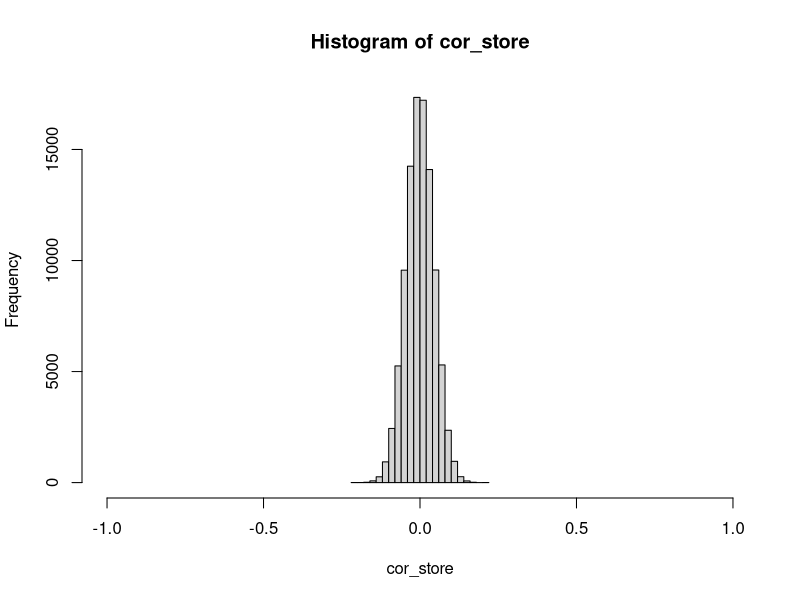
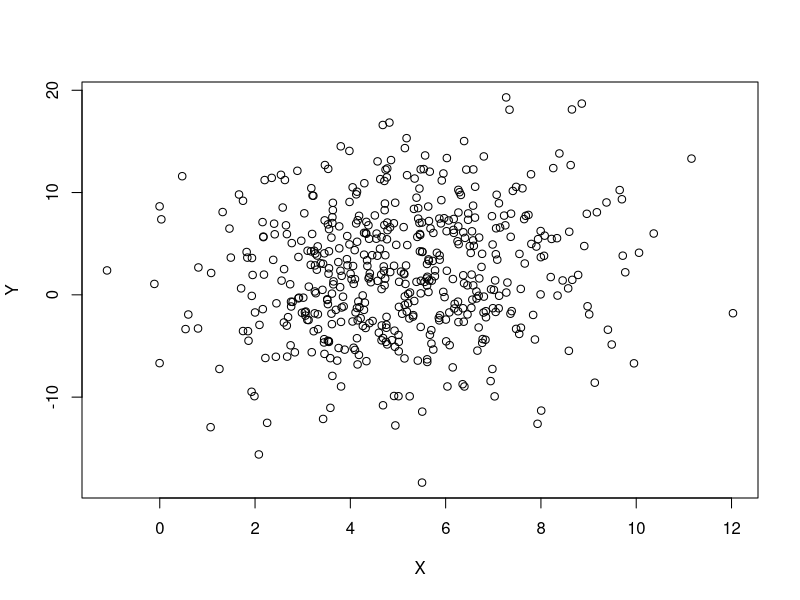
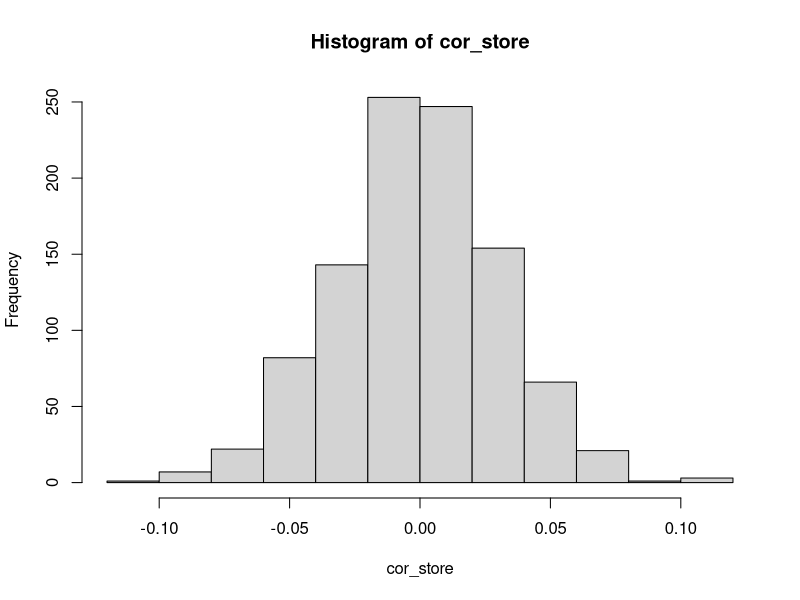
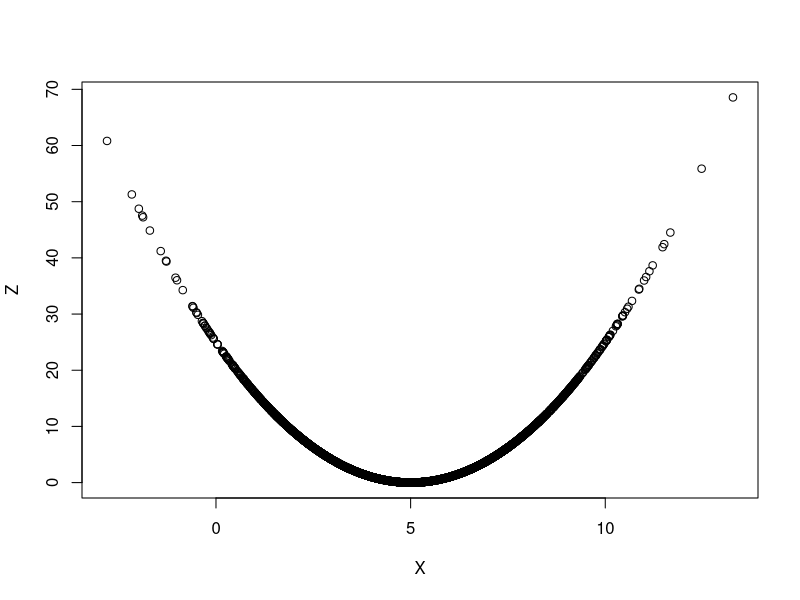
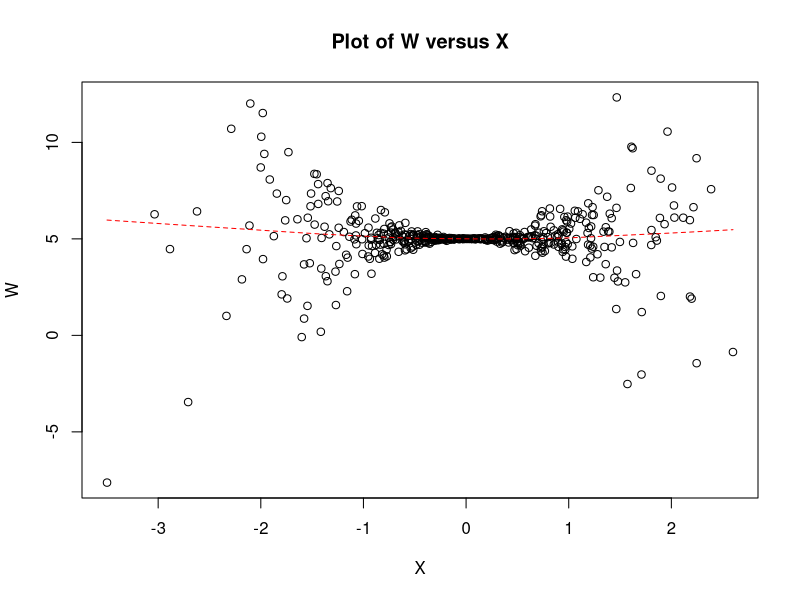
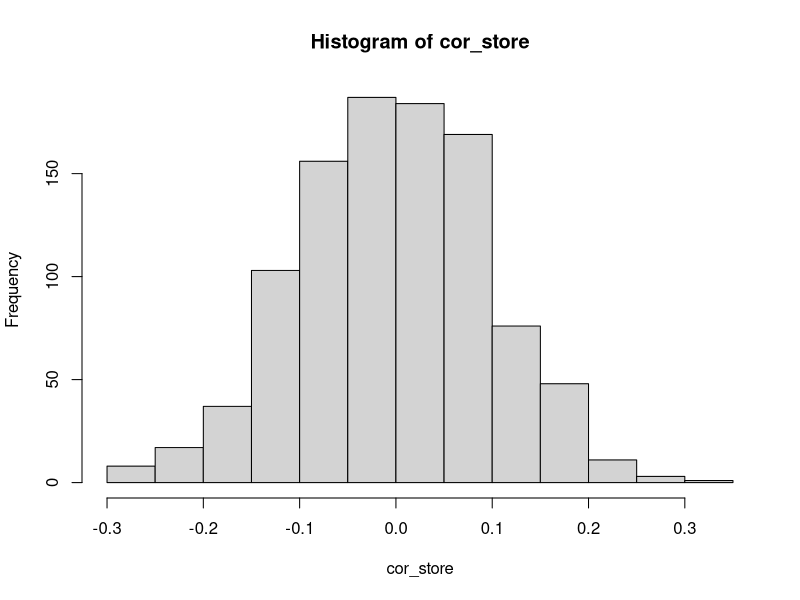
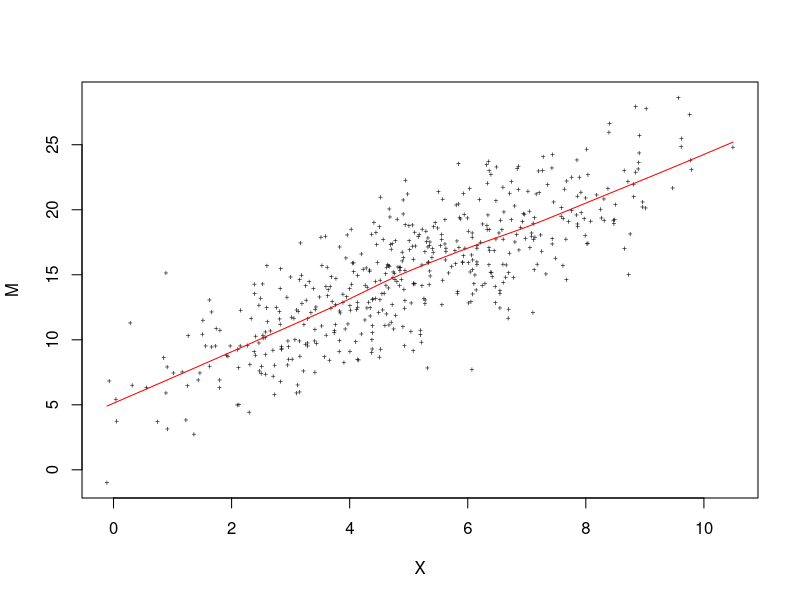
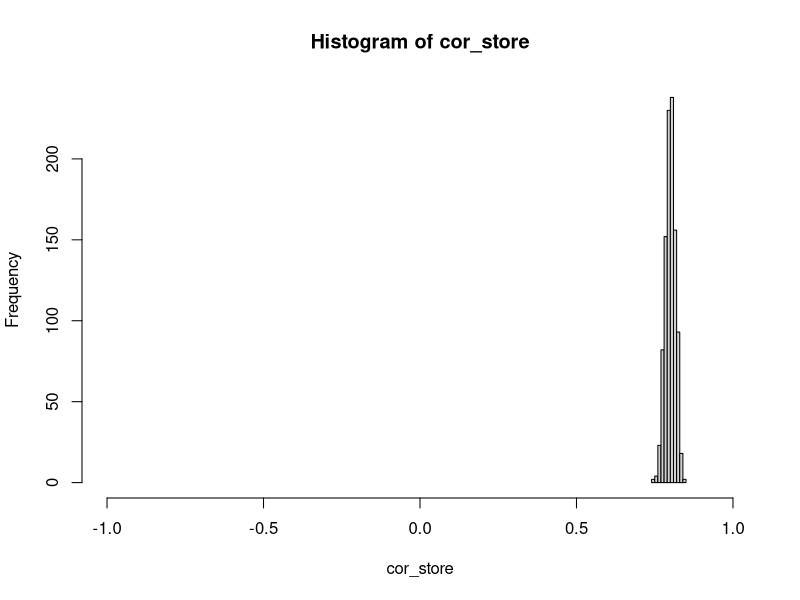

The R script that drew these images, in order:
## ---------------------------- ##
## In-Sample Relatedness        ##
## ---------------------------- ##

rm(list=ls())
set.seed(5)

## Generate two variables that are unrelated ##
X = rnorm(500, mean=5, sd = 2)
Y = rnorm(500, mean=2, sd = 6)

cov(X,Y)
sd(X)
sd(Y)
cor(X,Y)   ## Compute the sample correlation, not exactly zero.

cor_store = rep(NA, 100000)

for(i in 1:100000){                 ## Simulate 1000 correlations this way.
  X = rnorm(500, mean=5, sd = 2)
  Y = rnorm(500, mean=2, sd = 6)
  cor_store[i] = cor(X,Y)
}

round(mean(cor_store), 3)
sd(cor_store)

hist(cor_store, xlim=c(-1,1))  ## 0 is the most likely correlation, just given this.
plot(X,Y)        ## show what unrelated looks like

### ---------------------------- ##
## consider a related exercise   ##
### ---------------------------- ##
set.seed(209)

X = rnorm(5000, mean=5, sd=2)

### Now, generate a new variable ##

Z = (X - 5)^2   ## Z is completely dependent on X
cor(X,Z)

cor_store = rep(NA, 1000)

for(i in 1:1000){                 ## Simulate 1000 Correlations
  X = rnorm(5000, mean=5, sd = 2)
  Z = (X - 5)^2
  cor_store[i] = cor(X,Z)
}

hist(cor_store)  ## Zero is a very likely correlation 
mean(cor_store)  ## Average correlation is zero
sd(cor_store)    ## Fairly precise

## Note: Z is uncorrelated, but not independent.  Also, the mean of Y depends on the value of X.
##       So, not mean independent.
plot(X,Z)

Z2 = 2*X +1000000
## ------------------------------ ##
## Let's consider another example ##
## ------------------------------ ##

set.seed(5)

X = rnorm(500, 0, 1)
W = rnorm(500, 5, 1*X^2)

cor(X,W)

plot(X,W, main = "Plot of W versus X")   ## Note that a distinct pattern is in the plot.

lines(lowess(W~X), lty = "dashed", col="red")   ## Draw an approximation to E[W | X]
                                                ## Looks mean independent (the pattern isn't about the mean)

set.seed(5)

cor_store = rep(NA, 1000)

for(i in 1:1000){
  X = rnorm(500, 0, 1)
  W = rnorm(500, 5, 1*X^2)
  cor_store[i] = cor(X,W)
}

mean(cor_store)  ## the average correlation is zero
hist(cor_store)  ## the distribution and most likely outcomes are centered on zero.


## All of these examples show uncorrelated.

X = rnorm(500, 5, 2)
M = rnorm(500, 5+2*X, 3)

plot(X,M, pch= "+", cex =0.5)   ## Clearly related


lines(lowess(M~X), col="red")   ## Draw an approximation to E[W | X]
## Looks mean independent (the pattern isn't about the mean)

cor(X,M)    ## Strongly correlated


cor_store = rep(NA, 1000)

set.seed(209)
for(i in 1:1000){
  X = rnorm(500, 5, 2)
  M = rnorm(500, 5+2*X, 3)
  cor_store[i] = cor(X,M)
}

mean(cor_store)
sd(cor_store)
hist(cor_store, xlim=c(-1,1))
